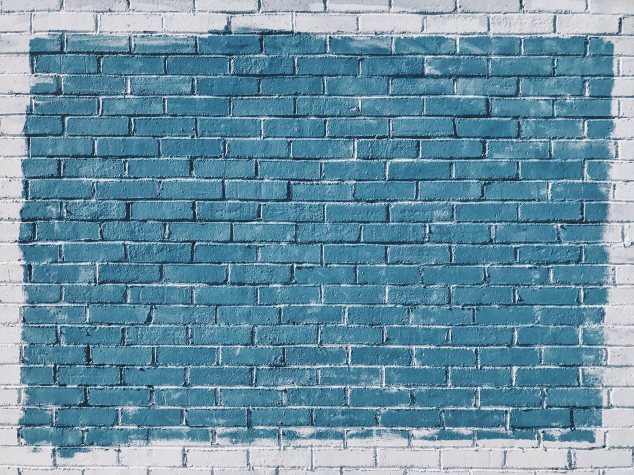
#> input picture bricks.jpg, 1267 x 950 px (shown at 1/2 size)
$ python Image_Blurring.py
#> lines starting #> are read from the running program, lines starting #| are printed output that depends on the picture
import cv2
import numpy as np
import matplotlib.pyplot as plt

def load_image():
    img = cv2.imread('bricks.jpg').astype(np.float32)/255
    img = cv2.cvtColor(img, cv2.COLOR_BGR2RGB)
    return img

def show_pic(img):
    fig = plt.figure(figsize=(12,10))
    ax = fig.add_subplot(111)
    ax.imshow(img)
    plt.show()

def write_text_on_image():
    img = load_image()
    font = cv2.FONT_HERSHEY_COMPLEX
    cv2.putText(img, text='bricks', org=(10,600), fontFace=font, fontScale=10, color=(255,0,0), thickness=4)
    return img


i = load_image()
show_pic(i)

#Apply Gamma Correction
gamma=0.25 #less than 1, so brighter image. greated than 1, darker image
gamma_img = np.power(i, gamma)
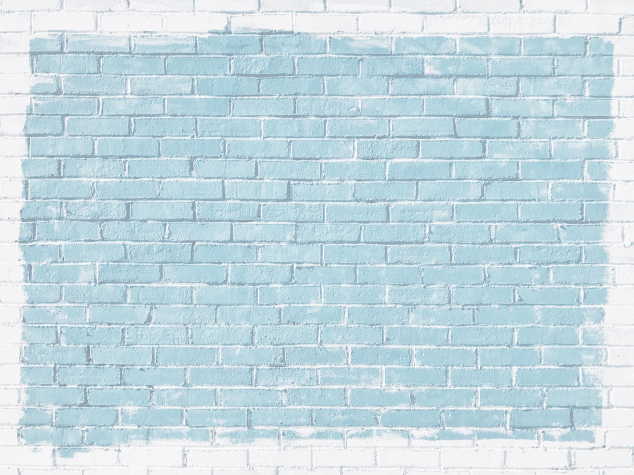
#> gamma_img: shape (950, 1267, 3) float32 (shown at 1/2 size); mean R, G, B 0.773, 0.856, 0.889
show_pic(gamma_img)

show_pic(write_text_on_image())
#> in write_text_on_image, `cv2.putText(img, text='bricks', org=(10,600), fontFace=font, fontScale..`:
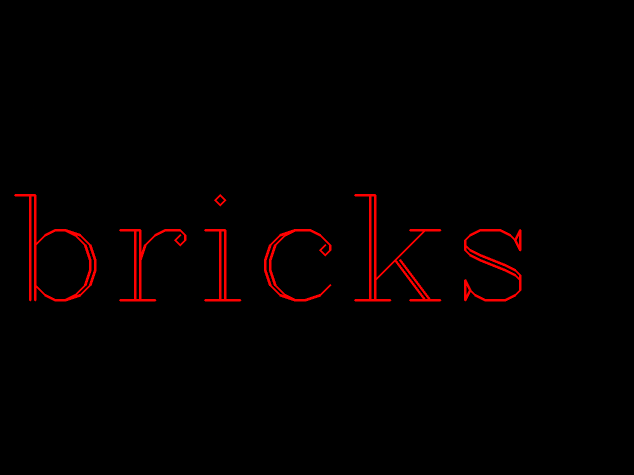
#> img: shape (950, 1267, 3) float32 (shown at 1/2 size); mean R, G, B 4.6, 0.6, 0.6
#> in show_pic (call 3), `plt.show()`:
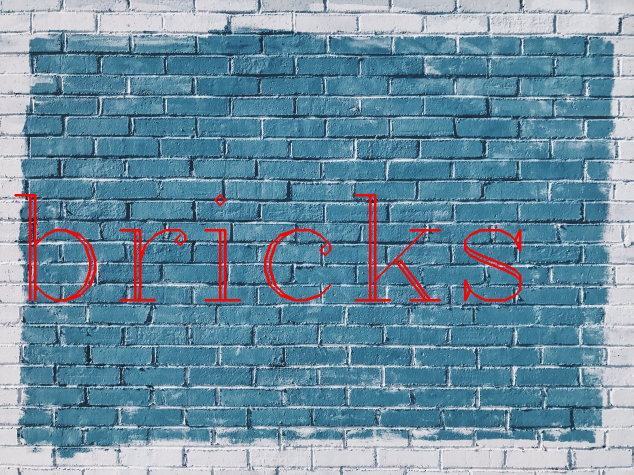
#> shown: shape (950, 1267, 3) float32 (shown at 1/2 size); mean R, G, B 0.423, 0.556, 0.631

kernal = np.ones(shape=(5,5), dtype=np.float32)/25
img = write_text_on_image()
dst = cv2.filter2D(img, -1, kernal)
show_pic(dst)
#> in show_pic (call 4), `plt.show()`:
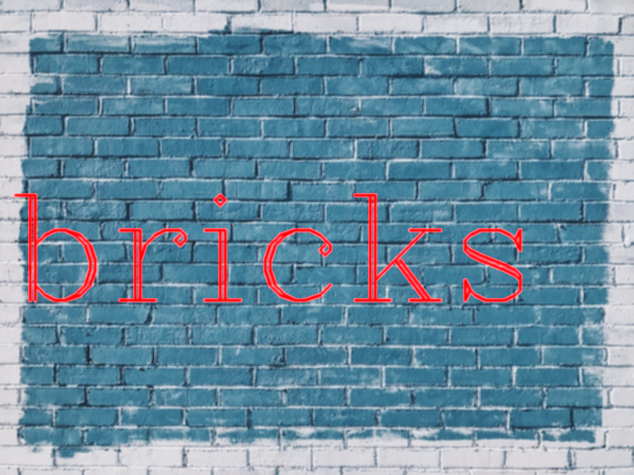
#> shown: shape (950, 1267, 3) float32 (shown at 1/2 size); mean R, G, B 0.433, 0.556, 0.632

img = write_text_on_image()
blurred = cv2.blur(img, ksize=(5,5))
show_pic(blurred)

img = write_text_on_image()
blurred = cv2.GaussianBlur(img,(5,5),10)
show_pic(blurred)

img = write_text_on_image()
median_blur = cv2.medianBlur(img,5)
show_pic(median_blur)

img = cv2.imread('sammy.jpg')
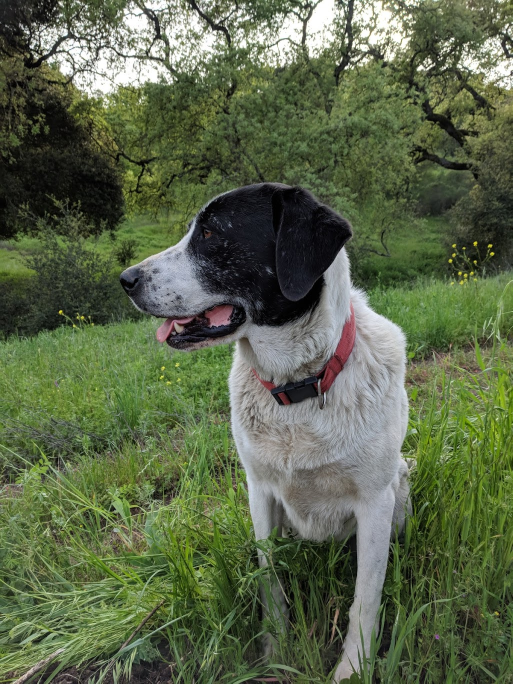
#> input picture sammy.jpg, 1025 x 1367 px (shown at 1/2 size)
#> img is the input picture: shape (1367, 1025, 3); mean B, G, R 74.2, 102.6, 91.2
img = cv2.cvtColor(img, cv2.COLOR_BGR2RGB)

img_noise = cv2.imread('sammy_noise.jpg')
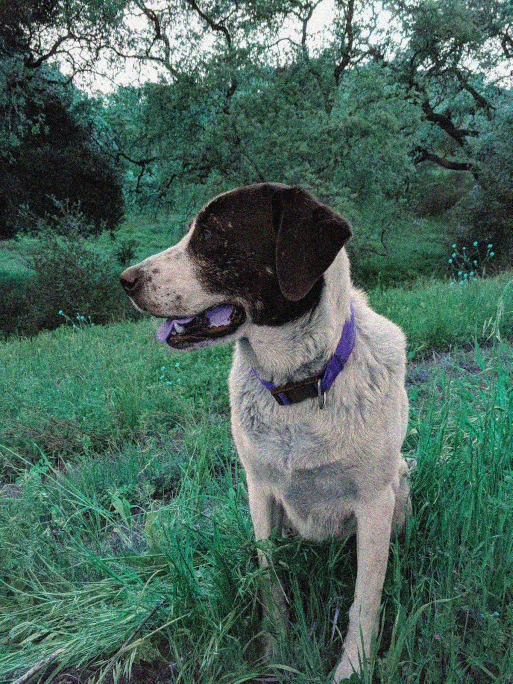
#> input picture sammy_noise.jpg, 1025 x 1367 px (shown at 1/2 size)
#> img_noise is the input picture: shape (1367, 1025, 3); mean B, G, R 91.1, 102.5, 74.8
show_pic(img_noise)
median_blur = cv2.medianBlur(img_noise,5)
#> median_blur: shape (1367, 1025, 3)
show_pic(median_blur)
